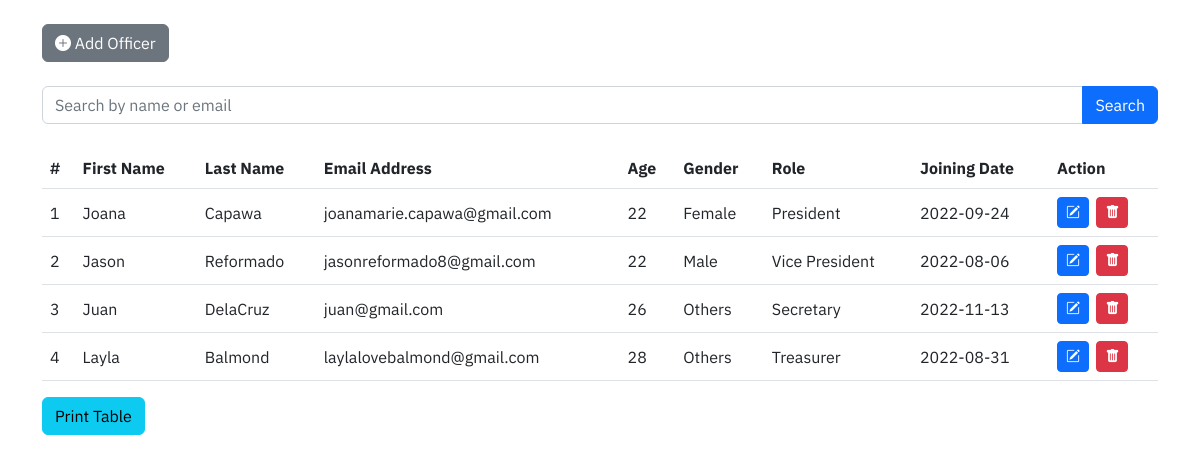
The page /portal/admin/employee/index.php on the database its author committed.
### tables this page shows
CREATE TABLE `employees` (
  `id` int(11) NOT NULL,
  `first_name` varchar(30) DEFAULT NULL,
  `last_name` varchar(30) NOT NULL,
  `email` varchar(50) NOT NULL,
  `age` int(11) NOT NULL,
  `gender` varchar(10) NOT NULL,
  `designation` varchar(20) NOT NULL,
  `joining_date` date NOT NULL
);

### portal/admin/employee/index.php (the view, shortened to what this page needs)
<!DOCTYPE html>
<html lang="en">
<head>
  <link rel="stylesheet" href="https://cdn.jsdelivr.net/npm/bootstrap-icons@1.10.1/font/bootstrap-icons.css">
  <link href="https://cdn.jsdelivr.net/npm/bootstrap@5.2.2/dist/css/bootstrap.min.css" rel="stylesheet">
  <link rel="stylesheet" href="./style.css">
</head>
<body>
  <div class="container">
    <div class="py-4">
      <a href="employee/create.php" class="btn btn-secondary">
        <i class="bi bi-plus-circle-fill"></i> Add Officer
      </a>
    </div>
    <form action="" method="get" class="mb-4">
      <div class="input-group">
        <input type="text" class="form-control" name="search" placeholder="Search by name or email">
        <button type="submit" class="btn btn-primary">Search</button>
      </div>
    </form>
    <table class="table class='table table-hover align-middle bg-white ">
      <thead>
        <tr>
          <th>#</th>
          <th>First Name</th>
          <th>Last Name</th>
          <th>Email Address</th>
          <th>Age</th>
          <th>Gender</th>
          <th>Role</th>
          <th>Joining Date</th>
          <th>Action</th>
        </tr>
      </thead>
      <tbody>
        <?php
        require_once "config.php";
        $search = isset($_GET['search']) ? $_GET['search'] : '';
        $sql = "SELECT * FROM employees WHERE
                first_name LIKE '%$search%' OR
                last_name LIKE '%$search%' OR
                email LIKE '%$search%'";
        if ($result = mysqli_query($link, $sql)) {
          if (mysqli_num_rows($result) > 0) {
            $rows = mysqli_fetch_all($result, MYSQLI_ASSOC);
            $count = 1;
            foreach ($rows as $row) { ?>
              <tr>
                <td><?= $count++; ?></td>
                <td><?= $row["first_name"]; ?></td>
                <td><?= $row["last_name"]; ?></td>
                <td><?= $row["email"]; ?></td>
                <td><?= $row["age"]; ?></td>
                <td><?= $row["gender"]; ?></td>
                <td><?= $row["designation"]; ?></td>
                <td><?= $row["joining_date"]; ?></td>
                <td>
                  <a href="employee/update.php?id=<?= $row["id"]; ?>" class="btn btn-primary btn-sm">
                    <i class="bi bi-pencil-square"></i>
                  </a>&nbsp;
                  <a href="employee/delete.php?id=<?= $row["id"]; ?>" class="btn btn-danger btn-sm">
                    <i class="bi bi-trash-fill"></i>
                  </a>
                </td>
              </tr>
            <?php
            }
          } else { ?>
            <tr>
              <td class="text-center text-danger fw-bold" colspan="9">** No records were found **</td>
            </tr>
        <?php
          }
        }
        ?>
      </tbody>
    </table>
    <div class="text-right">
      <button onclick="printTable()" class="btn btn-info">Print Table</button>
    </div>
     </div>
</body>
</html>

### portal/admin/employee/style.css (style rules this page uses)
body { font-family: 'IBM Plex Sans', sans-serif; }

### rows shown on the page
employees: first_name "Joana", last_name "Capawa", email "joanamarie.capawa@gmail.com", age "22", gender "Female", designation "President", joining_date "2022-09-24"
employees: first_name "Jason", last_name "Reformado", email "jasonreformado8@gmail.com", age "22", gender "Male", designation "Vice President", joining_date "2022-08-06"
employees: first_name "Juan", last_name "DelaCruz", email "juan@gmail.com", age "26", gender "Others", designation "Secretary", joining_date "2022-11-13"
employees: first_name "Layla", last_name "Balmond", email "laylalovebalmond@gmail.com", age "28", gender "Others", designation "Treasurer", joining_date "2022-08-31"
